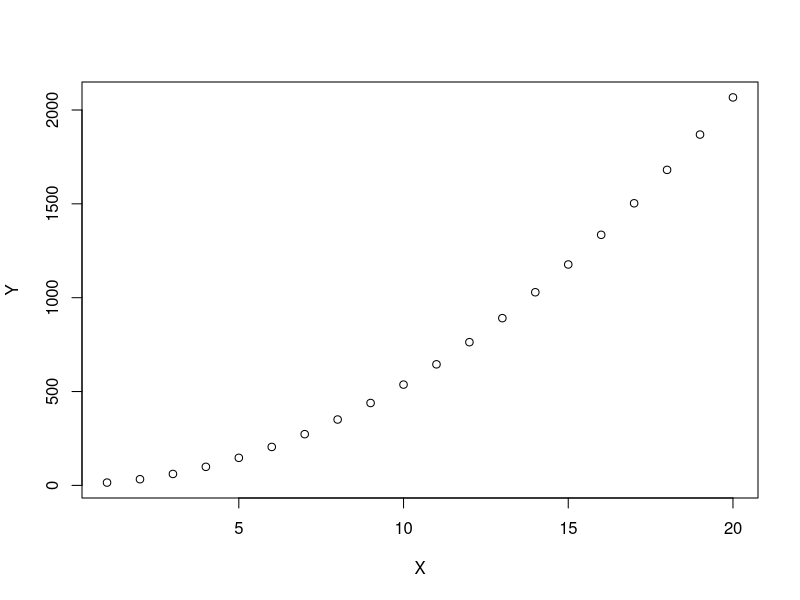

R code for this plot:
X <- c(1,2,3,4,5,6,7,8,9,10,11,12,13,14,15,16,17,18,19,20)
Y <- 5 * X^2 + 3 * X + 7
n <- length(X)

PolynomialReg <- function (X,Y)
{
    detUpper <- detUpperCalculate(X,Y)
    detBottom <- detBottomCalculate(X,Y)

    A0=detUpper/detBottom
    A1=Summary(X)
    A2sum<- n * (X^3)
    A2=Summary(A2sum)

    
    plot(X,Y)

    
    lines(X,A2*X^2+A1*X+A0, type="l", lty = 1, col = "red")


}

detBottomCalculate<- function(X,Y) {
    sumx4<- Summary(X^4)
    sumx3<- Summary(X^3)
    sumx2<- Summary(X^2)
    sumx<- Summary(X)

    detBottom<- sumx4* CalcDet(sumx2,sumx,sumx,n) -
                sumx3* CalcDet(sumx3,sumx,sumx2,n)+
                sumx2* CalcDet(sumx3,sumx2,sumx2,sumx)

}

detUpperCalculate <- function(X,Y){
    sumx4<- Summary(X^4)
    sumx3<- Summary(X^3)
    sumx2y<- Summary(X^2,Y)
    sumx2<- Summary(X^2)
    sumxy<- Summary(X,Y)
    sumx<- Summary(X)
    sumy<- Summary(Y)

    detUpper<- sumx4*CalcDet(sumx2,sumxy,sumx,sumy)-
     sumx3*CalcDet(sumx3,sumxy,sumx2,sumy) +
     sumx2y*CalcDet(sumx3,sumx2,sumx2,sumx)
    
    return(detUpper)
}

Summary <- function(X,Y)
{
    sum <- 0
    if (missing(Y))
    {
        for (i in 1:n)
        {
            sum <- sum+ X[i]
        }
    return (sum)
    }

    for (i in 1:n)
    {
        sum <- sum + (X[i] * Y[i])
    }
    return (sum)
}

CalcDet <-function(a,b,c,d){
    total<-(a*d)-(b*c)

    return (total)
} 

PolynomialReg(X,Y)